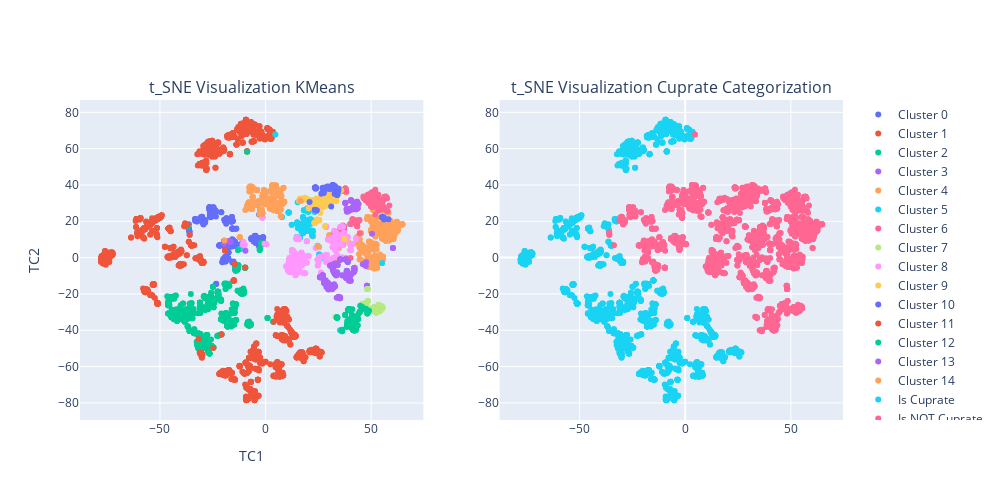

The notebook cell this image was saved under:
### Code cell
fig = py.subplots.make_subplots(rows=1, cols=2,
    subplot_titles=("t_SNE Visualization KMeans", "t_SNE Visualization Cuprate Categorization"))

for i in range(n_clusters):
    fig.add_trace( go.Scatter(
                        x = clusters[i]["TC1_2d"],
                        y = clusters[i]["TC2_2d"],
                        mode = "markers",
                        name = "Cluster {}".format(i),
                        text = None),
                        row=1, col=1
                )
for cuprate_or_not in ['Is Cuprate', 'Is NOT Cuprate']:
    fig.add_trace( go.Scatter(
                        x = plotX[plotX['is_cuprate'] == (cuprate_or_not=='Is Cuprate')]["TC1_2d"],
                        y = plotX[plotX['is_cuprate'] == (cuprate_or_not=='Is Cuprate')]["TC2_2d"],
                        mode = "markers",
                        name = cuprate_or_not,
                        text = None),
                        row=1, col=2
                )

fig.update_layout(
    xaxis= dict(title= 'TC1',ticklen= 5,zeroline= False),
    yaxis= dict(title= 'TC2',ticklen= 5,zeroline= False),
    autosize=False,
    width=1000,
    height=500)
fig.show()

### Figure 1 — Plotly figure (JSON) as saved in the notebook; plotly's stock layout.template omitted (floating-point values rounded to 4 significant figures; data arrays with more than 128 entries replaced by an {"elided": "..."} marker saying what was removed)
{"data": [{"mode": "markers", "name": "Cluster 0", "type": "scatter", "x": {"elided": "344 float values"}, "xaxis": "x", "y": {"elided": "344 float values"}, "yaxis": "y"}, {"mode": "markers", "name": "Cluster 1", "type": "scatter", "x": {"elided": "451 float values"}, "xaxis": "x", "y": {"elided": "451 float values"}, "yaxis": "y"}, {"mode": "markers", "name": "Cluster 2", "type": "scatter", "x": {"elided": "718 float values"}, "xaxis": "x", "y": {"elided": "718 float values"}, "yaxis": "y"}, {"mode": "markers", "name": "Cluster 3", "type": "scatter", "x": [38.51, 41.97, 48.04, 37.79, 40.28, 40.63, 39.43, 42.61, 40.28, 41.97, 42.72, 43.95, 42.84, 43.31, 41.31, 37.76, 42.63, 43.52, 42.31, 41.01, 41.97, 42.31, 42.46, 40.64, 42.46, 43.31, 39.08, 41.01, 38.48, 42.84, 42.6, 42.61, 40.4, 43.4, 40.01, 43.12, 39.08, 40.64, 37.76, 43.52, 42.46, 60.3, 41.01, 41.97, 40.4, 39.43, 48.04, 42.31, 40.41, 42.61, 41.01, 43.52, 38.42, 40.4, 38.48, 38.4, 37.76, 60.3, 39.85, 40.41, 43.95, 41.8, 42.84, 48.04, 38.48], "xaxis": "x", "y": [25.24, 26.91, -15.49, 30.16, -12.72, 31.33, -12.67, 26.69, -12.72, 26.91, 28.36, 29.48, 28.37, 30.7, 26.69, 30.09, 28.76, 27.18, 30.06, 27.41, 26.91, 30.06, 29.94, 31.33, 29.94, 30.7, 25.47, 27.41, 26.88, 28.37, 27.32, 26.69, 31.56, 27.99, 26.19, 26.83, 25.47, 31.33, 30.09, 27.18, 29.94, 5.344, 27.41, 26.91, 31.56, -12.67, -15.49, 30.06, 26.56, 26.69, 27.41, 27.18, 26.59, 31.56, 26.88, 26.28, 30.09, 5.344, -12.62, 26.56, 29.48, 29.77, 28.37, -15.49, 26.88], "yaxis": "y"}, {"mode": "markers", "name": "Cluster 4", "type": "scatter", "x": {"elided": "453 float values"}, "xaxis": "x", "y": {"elided": "453 float values"}, "yaxis": "y"}, {"mode": "markers", "name": "Cluster 5", "type": "scatter", "x": {"elided": "146 float values"}, "xaxis": "x", "y": {"elided": "146 float values"}, "yaxis": "y"}, {"mode": "markers", "name": "Cluster 6", "type": "scatter", "x": {"elided": "193 float values"}, "xaxis": "x", "y": {"elided": "193 float values"}, "yaxis": "y"}, {"mode": "markers", "name": "Cluster 7", "type": "scatter", "x": [54.16, 51.63, 33.11, 54.13, 54.31, 50.58, 53.41, 54.73, 53.98, 46.59, 51.32, 48.25, 45.75, 47.67, 55.22, 44.82, 47.67, 47.1, 48.25, 53.52, 53.33, 53.98, 47.27, 46.55, 47.67, 48.25, 47.08, 51.54, 45.76, 48.25, 55.31, 48.42, 54.73, 48.25, 48.51, 54.16, 53.33, 54.83, 48.6, 46.63, 54.43, 45.75, 54.13, 53.33, 51.25, 55.27, 48.25, 55.19, 48.25, 52.41, 47.0, 54.73, 49.94, 47.27, 49.93, 48.39, 47.65, 52.45, 47.31, 47.1, 55.19, 54.31, 51.71, 51.63, 47.29, 50.13, 47.38, 54.73, 54.73, 54.73, 50.06, 47.1, 48.25, 51.63, 54.73, 54.33, 55.3, 47.16, 54.15, 47.14, 54.72, 54.99, 54.31, 51.25, 54.99], "xaxis": "x", "y": [-29.2, -29.25, -32.61, -29.21, -27.54, -28.42, -25.92, -27.26, -27.45, -28.12, -27.16, -17.26, -25.58, -25.85, -27.96, -26.46, -25.85, -25.24, -17.26, -29.69, -27.0, -27.45, -27.54, -28.05, -25.85, -17.26, -25.13, -29.2, -25.59, -17.26, -27.83, -23.88, -27.26, -17.26, -23.9, -29.18, -27.0, -28.11, -28.69, -28.06, -26.69, -25.64, -28.71, -27.0, -29.46, -27.83, -17.26, -27.09, -17.26, -30.39, -27.19, -27.26, -28.14, -27.65, -28.23, -28.51, -25.82, -30.42, -27.92, -25.24, -27.09, -27.54, -27.19, -29.25, -27.54, -28.14, -27.44, -27.26, -26.51, -27.26, -28.23, -25.26, -17.26, -29.25, -27.26, -28.87, -27.85, -27.45, -29.19, -25.61, -27.27, -28.02, -27.54, -29.46, -28.02], "yaxis": "y"}, {"mode": "markers", "name": "Cluster 8", "type": "scatter", "x": {"elided": "362 float values"}, "xaxis": "x", "y": {"elided": "362 float values"}, "yaxis": "y"}, {"mode": "markers", "name": "Cluster 9", "type": "scatter", "x": {"elided": "154 float values"}, "xaxis": "x", "y": {"elided": "154 float values"}, "yaxis": "y"}, {"mode": "markers", "name": "Cluster 10", "type": "scatter", "x": [28.83, 27.04, 38.93, 23.28, 30.53, 31.92, 23.7, 23.62, 30.74, 33.23, 26.37, 27.69, 32.04, 31.05, 29.96, 24.28, 34.4, 20.83, 38.84, 34.4, 33.94, 55.88, 31.69, 32.89, 32.44, 58.2, 55.59, 32.77, 27.23, 24.06, 32.76, 23.61, 32.81, 31.9, 31.72, 33.92, 32.03, 31.8, 31.71, 55.13, 23.73, 27.44, 56.08, 31.75, 31.64, 27.55, 55.86, 28.71, 55.86, 23.83, 23.34, 29.23, 23.7, 30.58, 33.06, 34.06, 30.11, 55.0, 32.9, 34.5, 23.39, 27.17, 29.73, 32.73, 32.04, 32.76, 31.75, 32.53, 29.58, 30.18, 27.59, 27.6, 27.06, 55.89, 23.83, 23.86], "xaxis": "x", "y": [38.62, 38.52, -2.4, 26.38, 39.13, 39.94, 38.54, 37.88, 38.74, 38.58, 35.18, 37.14, 39.01, 28.2, 38.85, 26.12, 36.97, 30.65, -2.22, 36.97, 34.55, 22.17, 39.67, 35.6, 39.11, 21.11, 22.17, 35.07, 36.05, 38.24, 38.34, 38.64, 39.43, 39.89, 37.98, 34.5, 38.25, 39.92, 39.72, 22.38, 38.53, 36.4, 20.94, 39.81, 39.52, 38.23, 21.95, 38.71, 21.93, 38.41, 38.55, 39.14, 38.54, 38.8, 35.62, 34.86, 37.88, 22.23, 37.95, 38.03, 38.63, 38.48, 38.44, 36.34, 39.01, 35.43, 39.81, 38.8, 39.05, 37.77, 37.86, 35.51, 36.12, 22.17, 38.33, 25.81], "yaxis": "y"}, {"mode": "markers", "name": "Cluster 11", "type": "scatter", "x": {"elided": "1310 float values"}, "xaxis": "x", "y": {"elided": "1310 float values"}, "yaxis": "y"}, {"mode": "markers", "name": "Cluster 12", "type": "scatter", "x": {"elided": "169 float values"}, "xaxis": "x", "y": {"elided": "169 float values"}, "yaxis": "y"}, {"mode": "markers", "name": "Cluster 13", "type": "scatter", "x": {"elided": "187 float values"}, "xaxis": "x", "y": {"elided": "187 float values"}, "yaxis": "y"}, {"mode": "markers", "name": "Cluster 14", "type": "scatter", "x": {"elided": "287 float values"}, "xaxis": "x", "y": {"elided": "287 float values"}, "yaxis": "y"}, {"mode": "markers", "name": "Is Cuprate", "type": "scatter", "x": {"elided": "2459 float values"}, "xaxis": "x2", "y": {"elided": "2459 float values"}, "yaxis": "y2"}, {"mode": "markers", "name": "Is NOT Cuprate", "type": "scatter", "x": {"elided": "2541 float values"}, "xaxis": "x2", "y": {"elided": "2541 float values"}, "yaxis": "y2"}], "layout": {"annotations": [{"font": {"size": 16}, "showarrow": false, "text": "t_SNE Visualization KMeans", "x": 0.225, "xanchor": "center", "xref": "paper", "y": 1, "yanchor": "bottom", "yref": "paper"}, {"font": {"size": 16}, "showarrow": false, "text": "t_SNE Visualization Cuprate Categorization", "x": 0.775, "xanchor": "center", "xref": "paper", "y": 1, "yanchor": "bottom", "yref": "paper"}], "autosize": false, "height": 500, "width": 1000, "xaxis": {"anchor": "y", "domain": [0, 0.45], "ticklen": 5, "title": {"text": "TC1"}, "zeroline": false}, "xaxis2": {"anchor": "y2", "domain": [0.55, 1]}, "yaxis": {"anchor": "x", "domain": [0, 1], "ticklen": 5, "title": {"text": "TC2"}, "zeroline": false}, "yaxis2": {"anchor": "x2", "domain": [0, 1]}}}
